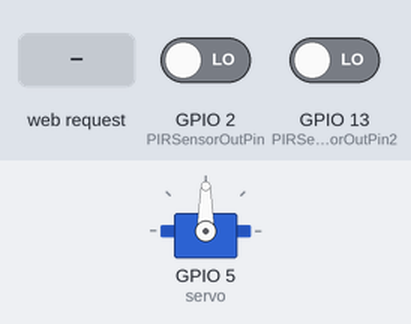
Simulated run of this sketch. Board: ESP8266 (NodeMCU). Parts: servo. Inputs (shaded band) come from the test bench; at power-on: GPIO 2 (PIRSensorOutPin) LOW, GPIO 13 (PIRSensorOutPin2) LOW. WiFi joins after 1.5 s; servers stay silent unless stated; what the sketch prints to the serial monitor is not drawn.

Above: at 2.7 s.
2.8 s: HTTP request GET /Req=0 received
At 4.2 s:
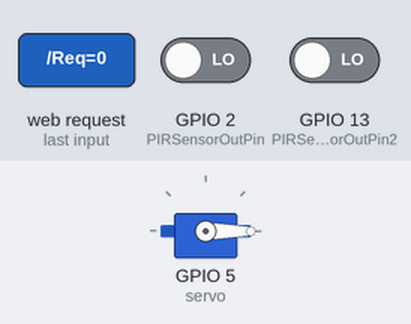
5.0 s: HTTP request GET /Req=180 received
At 5.9 s:
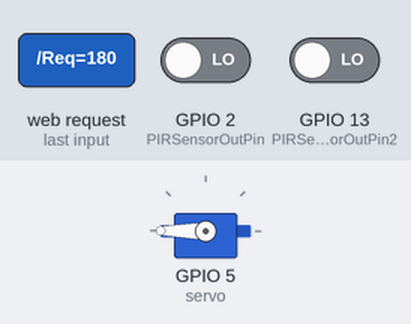
Timing chart, 0 to 8.0 s (numbered marks = the images above; inputs shaded):
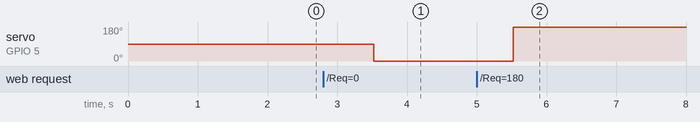

The sketch:

KapiKilitUygulamasi.ino
```cpp
#include <ESP8266WiFi.h>
#include <Servo.h>
#include "config.h"
Servo servo;
const int PIRSensorOutPin = 2;
const int PIRSensorOutPin2=13;
int toplamKisiSayisi=0;
boolean PIR_Available_1=false;
boolean PIR_Available_2=false;
const char* ssid = "Ayhan";
const char* password = "ayhan2552";
WiFiServer server(80);
AdafruitIO_Feed *counter = io.feed("grafik");
void setup() {
  Serial.begin(115200);
  pinMode(PIRSensorOutPin, INPUT);
  pinMode(PIRSensorOutPin2, INPUT);
  delay(10);
  servo.attach(5);
  Serial.println();
  Serial.println();
  while(! Serial);
  Serial.print("Connecting to Adafruit IO");
  io.connect();

  // wait for a connection
  while(io.status() < AIO_CONNECTED) {
    Serial.print(".");
    delay(500);
  Serial.print("Baglanılıyor ");
  Serial.println(ssid);
  WiFi.begin(ssid, password);
  while (WiFi.status() != WL_CONNECTED) {
    delay(500);
    Serial.print(".");
  }
  Serial.println("");
  Serial.println("WiFi baglandi");
  // Start the server
  server.begin();
  Serial.println("Server baslatildi");
  Serial.print("Bu adrese gidin : ");
  Serial.print("http://");
  Serial.print(WiFi.localIP());
  Serial.println("/");
}
}
void loop() {
  if(digitalRead(PIRSensorOutPin) == HIGH&&PIR_Available_1==true)
  {
       toplamKisiSayisi++;
       Serial.print("GIRDI! : ");    //Print to serial monitor
       Serial.println(toplamKisiSayisi);
       PIR_Available_1=false;
       io.run();
       Serial.print("sending -> ");
       Serial.println(toplamKisiSayisi);
       counter->save(toplamKisiSayisi);
  }
  else {
    PIR_Available_1=true;}
  if(digitalRead(PIRSensorOutPin2) == HIGH&&PIR_Available_2==true&&toplamKisiSayisi>1){
       toplamKisiSayisi--;
       Serial.print("CIKTI! : ");    //Print to serial monitor
       Serial.println(toplamKisiSayisi);
       PIR_Available_2=false;
       io.run();
       Serial.print("sending -> ");
       Serial.println(toplamKisiSayisi);
       counter->save(toplamKisiSayisi);
    }
    else{PIR_Available_2=true;}

  // Check if a client has connected
  WiFiClient client = server.available();
  // Read the first line of the request
  String request = client.readStringUntil('\r');
  Serial.println(request);
  client.flush();

 String value = "";
 // Match the request

  if (request.indexOf("/Req=0") != -1)  {
  value="KAPI ACIK";
  servo.write(0);
  }

  if (request.indexOf("/Req=180") != -1)  {
  value="KAPI KAPALI";
  servo.write(180);
  }
  client.println("HTTP/1.1 200 OK");
  client.println("Content-Type: text/html");
  client.println("");
  client.println("<!DOCTYPE HTML>");
  client.println("<html>");
  client.println("<h1 align=center>KAPI KILIDI KONTROL</h1><br><br>");
  client.print("Durum  = ");
  client.print(value);
  client.println("<br><br>");
  client.println("<a href=\"/Req=0\"\"><button>KAPIYI AC</button></a>");
  client.println("<a href=\"/Req=180\"\"><button>KAPIYI KILITLE</button></a><br/>");
  client.println("</html>");
}
```

config.h
```cpp
#define IO_USERNAME  "your_username"
#define IO_KEY       "your_adafruit_key"
#define WIFI_SSID "Ayhan"
#define WIFI_PASS "ayhan2552"
#include "AdafruitIO_WiFi.h"
#if defined(USE_AIRLIFT) || defined(ADAFRUIT_METRO_M4_AIRLIFT_LITE) ||         \
    defined(ADAFRUIT_PYPORTAL)
#if !defined(SPIWIFI_SS) // if the wifi definition isnt in the board variant
// Don't change the names of these #define's! they match the variant ones
#define SPIWIFI SPI
#define SPIWIFI_SS 10 // Chip select pin
#define NINA_ACK 9    // a.k.a BUSY or READY pin
#define NINA_RESETN 6 // Reset pin
#define NINA_GPIO0 -1 // Not connected
#endif
AdafruitIO_WiFi io(IO_USERNAME, IO_KEY, WIFI_SSID, WIFI_PASS, SPIWIFI_SS,
                   NINA_ACK, NINA_RESETN, NINA_GPIO0, &SPIWIFI);
#else
AdafruitIO_WiFi io(IO_USERNAME, IO_KEY, WIFI_SSID, WIFI_PASS);
#endif
/******************************* FONA **************************************/

// the AdafruitIO_FONA client will work with the following boards:
//   - Feather 32u4 FONA -> https://www.adafruit.com/product/3027

// uncomment the following two lines for 32u4 FONA,
// and comment out the AdafruitIO_WiFi client in the WIFI section
// #include "AdafruitIO_FONA.h"
// AdafruitIO_FONA io(IO_USERNAME, IO_KEY);

/**************************** ETHERNET ************************************/

// the AdafruitIO_Ethernet client will work with the following boards:
//   - Ethernet FeatherWing -> https://www.adafruit.com/products/3201

// uncomment the following two lines for ethernet,
// and comment out the AdafruitIO_WiFi client in the WIFI section
// #include "AdafruitIO_Ethernet.h"
// AdafruitIO_Ethernet io(IO_USERNAME, IO_KEY);
```

Measured:
- after the input at 2.8 s, servo on GPIO 5 (servo): 90° → 0° after 0.72 s
- after the input at 5.0 s, servo on GPIO 5 (servo): 0° → 180° after 0.53 s
